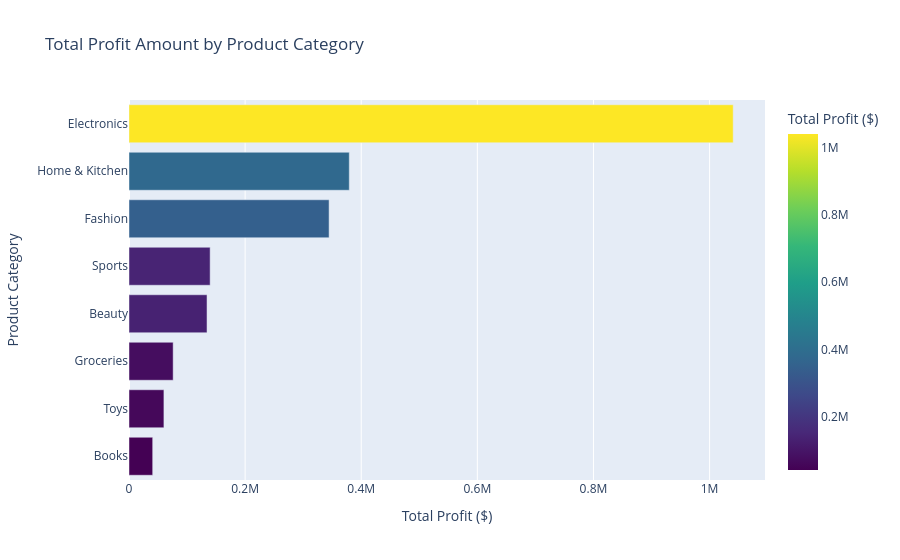

The notebook cell saved with this chart:
### Code cell
fig = px.bar(
    per_category_data,
    x='Profit_Amount',
    y='Product_Category',
    orientation='h',
    title='Total Profit Amount by Product Category',
    labels={
        'Profit_Amount' : 'Total Profit ($)',
        'Product_Category' : 'Product Category'
    },
    color='Profit_Amount',
    color_continuous_scale='viridis'
)

fig.update_yaxes(categoryorder='total ascending')
fig.show()

### Figure 1 — Plotly figure (JSON) as saved in the notebook; plotly's stock layout.template omitted (floating-point values rounded to 4 significant figures)
{"data": [{"hovertemplate": "Total Profit ($)=%{marker.color}<br>Product Category=%{y}<extra></extra>", "legendgroup": "", "marker": {"color": [1041000.0, 379400.0, 344600.0, 139800.0, 134400.0, 76060.0, 60150.0, 40800.0], "coloraxis": "coloraxis", "pattern": {"shape": ""}}, "name": "", "orientation": "h", "showlegend": false, "textposition": "auto", "type": "bar", "x": [1041000.0, 379400.0, 344600.0, 139800.0, 134400.0, 76060.0, 60150.0, 40800.0], "xaxis": "x", "y": ["Electronics", "Home & Kitchen", "Fashion", "Sports", "Beauty", "Groceries", "Toys", "Books"], "yaxis": "y"}], "layout": {"barmode": "relative", "coloraxis": {"autocolorscale": false, "colorbar": {"title": {"text": "Total Profit ($)"}}, "colorscale": [[0, "#440154"], [0.1111, "#482878"], [0.2222, "#3e4989"], [0.3333, "#31688e"], [0.4444, "#26828e"], [0.5556, "#1f9e89"], [0.6667, "#35b779"], [0.7778, "#6ece58"], [0.8889, "#b5de2b"], [1, "#fde725"]]}, "legend": {"tracegroupgap": 0}, "title": {"text": "Total Profit Amount by Product Category"}, "xaxis": {"anchor": "y", "domain": [0, 1], "title": {"text": "Total Profit ($)"}}, "yaxis": {"anchor": "x", "categoryorder": "total ascending", "domain": [0, 1], "title": {"text": "Product Category"}}}}
